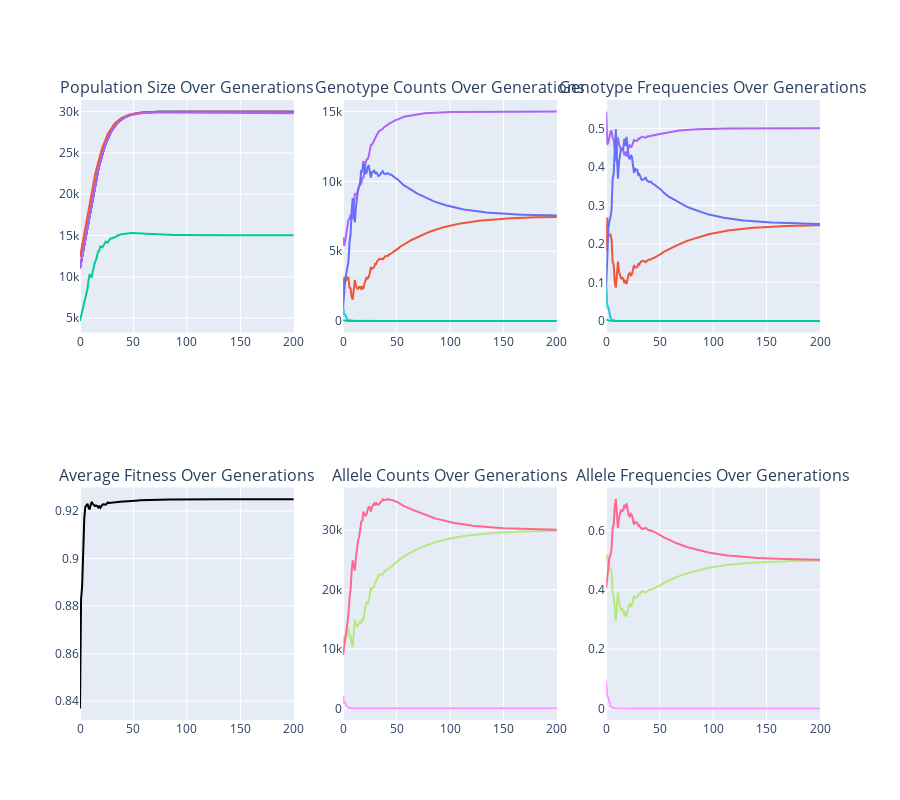

Here is the notebook cell this chart was saved with:
### Code cell
# 1 locus, 3 alleles each (Not HW equilibrium)

generations=200
growth_rate=0.1
drift=0.1
carrying_capacity = 30000
bottleneck_yr=None
bottleneck_pop=500
covariance=0
small_pop_inbreeding=0

genotype_data = {
    (('A1', 'A1'),): {'male' : 1000, 'female' : 1000, 'fitness' : 0.9 },
    (('A1', 'A2'),): {'male' : 3000, 'female' : 3000, 'fitness' : 0.95},
    (('A1', 'A3'),): {'male' : 500,  'female' : 500,  'fitness' : 0.2 }, 
    (('A2', 'A2'),): {'male' : 500,  'female' : 500,  'fitness' : 0.9 },
    (('A2', 'A3'),): {'male' : 500,  'female' : 500,  'fitness' : 0.6 },
    (('A3', 'A3'),): {'male' : 20,   'female' : 20,   'fitness' : 1.0 },
}

mutations=None

pop_gen(
    generations,
    genotype_data,
    growth_rate,
    carrying_capacity,
    drift,
    mutations,
    bottleneck_yr,
    bottleneck_pop,
    covariance,
    small_pop_inbreeding
)

### Figure 1 — Plotly figure (JSON) as saved in the notebook; plotly's stock layout.template omitted (floating-point values rounded to 4 significant figures; data arrays with more than 128 entries replaced by an {"elided": "..."} marker saying what was removed)
{"data": [{"hoverinfo": "text", "line": {"color": "black"}, "mode": "lines", "name": "N", "showlegend": false, "text": {"elided": "201 str values"}, "type": "scatter", "x": {"elided": "201 int values"}, "xaxis": "x", "y": {"elided": "201 float values"}, "yaxis": "y"}, {"hoverinfo": "text", "line": {"color": "#636EFA"}, "mode": "lines", "name": "Ne (Sex Ratios)", "showlegend": false, "text": {"elided": "201 str values"}, "type": "scatter", "x": {"elided": "201 int values"}, "xaxis": "x", "y": {"elided": "201 float values"}, "yaxis": "y"}, {"hoverinfo": "text", "line": {"color": "#EF553B"}, "mode": "lines", "name": "Ne (Size Variation)", "showlegend": false, "text": {"elided": "196 str values"}, "type": "scatter", "x": {"elided": "196 int values"}, "xaxis": "x", "y": {"elided": "196 float values"}, "yaxis": "y"}, {"hoverinfo": "text", "line": {"color": "#00CC96"}, "mode": "lines", "name": "Ne (Allele Variation)", "showlegend": false, "text": {"elided": "201 str values"}, "type": "scatter", "x": {"elided": "201 int values"}, "xaxis": "x", "y": {"elided": "201 float values"}, "yaxis": "y"}, {"hoverinfo": "text", "line": {"color": "#AB63FA"}, "mode": "lines", "name": "Ne (Inbreeding)", "showlegend": false, "text": {"elided": "201 str values"}, "type": "scatter", "x": {"elided": "201 int values"}, "xaxis": "x", "y": {"elided": "201 float values"}, "yaxis": "y"}, {"hoverinfo": "text", "line": {"color": "#EF553B"}, "mode": "lines", "name": "A1A1", "showlegend": false, "text": {"elided": "201 str values"}, "type": "scatter", "x": {"elided": "201 int values"}, "xaxis": "x2", "y": {"elided": "201 int values"}, "yaxis": "y2"}, {"hoverinfo": "text", "line": {"color": "#AB63FA"}, "mode": "lines", "name": "A1A2", "showlegend": false, "text": {"elided": "201 str values"}, "type": "scatter", "x": {"elided": "201 int values"}, "xaxis": "x2", "y": {"elided": "201 int values"}, "yaxis": "y2"}, {"hoverinfo": "text", "line": {"color": "#FFA15A"}, "mode": "lines", "name": "A1A3", "showlegend": false, "text": {"elided": "201 str values"}, "type": "scatter", "x": {"elided": "201 int values"}, "xaxis": "x2", "y": {"elided": "201 int values"}, "yaxis": "y2"}, {"hoverinfo": "text", "line": {"color": "#636EFA"}, "mode": "lines", "name": "A2A2", "showlegend": false, "text": {"elided": "201 str values"}, "type": "scatter", "x": {"elided": "201 int values"}, "xaxis": "x2", "y": {"elided": "201 int values"}, "yaxis": "y2"}, {"hoverinfo": "text", "line": {"color": "#19D3F3"}, "mode": "lines", "name": "A2A3", "showlegend": false, "text": {"elided": "201 str values"}, "type": "scatter", "x": {"elided": "201 int values"}, "xaxis": "x2", "y": {"elided": "201 int values"}, "yaxis": "y2"}, {"hoverinfo": "text", "line": {"color": "#00CC96"}, "mode": "lines", "name": "A3A3", "showlegend": false, "text": {"elided": "201 str values"}, "type": "scatter", "x": {"elided": "201 int values"}, "xaxis": "x2", "y": {"elided": "201 int values"}, "yaxis": "y2"}, {"hoverinfo": "text", "line": {"color": "#EF553B"}, "mode": "lines", "name": "A1A1", "showlegend": false, "text": {"elided": "201 str values"}, "type": "scatter", "x": {"elided": "201 int values"}, "xaxis": "x3", "y": {"elided": "201 float values"}, "yaxis": "y3"}, {"hoverinfo": "text", "line": {"color": "#AB63FA"}, "mode": "lines", "name": "A1A2", "showlegend": false, "text": {"elided": "201 str values"}, "type": "scatter", "x": {"elided": "201 int values"}, "xaxis": "x3", "y": {"elided": "201 float values"}, "yaxis": "y3"}, {"hoverinfo": "text", "line": {"color": "#FFA15A"}, "mode": "lines", "name": "A1A3", "showlegend": false, "text": {"elided": "201 str values"}, "type": "scatter", "x": {"elided": "201 int values"}, "xaxis": "x3", "y": {"elided": "201 float values"}, "yaxis": "y3"}, {"hoverinfo": "text", "line": {"color": "#636EFA"}, "mode": "lines", "name": "A2A2", "showlegend": false, "text": {"elided": "201 str values"}, "type": "scatter", "x": {"elided": "201 int values"}, "xaxis": "x3", "y": {"elided": "201 float values"}, "yaxis": "y3"}, {"hoverinfo": "text", "line": {"color": "#19D3F3"}, "mode": "lines", "name": "A2A3", "showlegend": false, "text": {"elided": "201 str values"}, "type": "scatter", "x": {"elided": "201 int values"}, "xaxis": "x3", "y": {"elided": "201 float values"}, "yaxis": "y3"}, {"hoverinfo": "text", "line": {"color": "#00CC96"}, "mode": "lines", "name": "A3A3", "showlegend": false, "text": {"elided": "201 str values"}, "type": "scatter", "x": {"elided": "201 int values"}, "xaxis": "x3", "y": {"elided": "201 float values"}, "yaxis": "y3"}, {"hoverinfo": "text", "line": {"color": "black"}, "mode": "lines", "name": "Average Fitness", "showlegend": false, "text": {"elided": "201 str values"}, "type": "scatter", "x": {"elided": "201 int values"}, "xaxis": "x4", "y": {"elided": "201 float values"}, "yaxis": "y4"}, {"hoverinfo": "text", "line": {"color": "#B6E880"}, "mode": "lines", "name": "A1", "showlegend": false, "text": {"elided": "201 str values"}, "type": "scatter", "x": {"elided": "201 int values"}, "xaxis": "x5", "y": {"elided": "201 int values"}, "yaxis": "y5"}, {"hoverinfo": "text", "line": {"color": "#FF6692"}, "mode": "lines", "name": "A2", "showlegend": false, "text": {"elided": "201 str values"}, "type": "scatter", "x": {"elided": "201 int values"}, "xaxis": "x5", "y": {"elided": "201 int values"}, "yaxis": "y5"}, {"hoverinfo": "text", "line": {"color": "#FF97FF"}, "mode": "lines", "name": "A3", "showlegend": false, "text": {"elided": "201 str values"}, "type": "scatter", "x": {"elided": "201 int values"}, "xaxis": "x5", "y": {"elided": "201 int values"}, "yaxis": "y5"}, {"hoverinfo": "text", "line": {"color": "#B6E880"}, "mode": "lines", "name": "A1", "showlegend": false, "text": {"elided": "201 str values"}, "type": "scatter", "x": {"elided": "201 int values"}, "xaxis": "x6", "y": {"elided": "201 float values"}, "yaxis": "y6"}, {"hoverinfo": "text", "line": {"color": "#FF6692"}, "mode": "lines", "name": "A2", "showlegend": false, "text": {"elided": "201 str values"}, "type": "scatter", "x": {"elided": "201 int values"}, "xaxis": "x6", "y": {"elided": "201 float values"}, "yaxis": "y6"}, {"hoverinfo": "text", "line": {"color": "#FF97FF"}, "mode": "lines", "name": "A3", "showlegend": false, "text": {"elided": "201 str values"}, "type": "scatter", "x": {"elided": "201 int values"}, "xaxis": "x6", "y": {"elided": "201 float values"}, "yaxis": "y6"}], "layout": {"annotations": [{"font": {"size": 16}, "showarrow": false, "text": "Population Size Over Generations", "x": 0.1444, "xanchor": "center", "xref": "paper", "y": 1, "yanchor": "bottom", "yref": "paper"}, {"font": {"size": 16}, "showarrow": false, "text": "Genotype Counts Over Generations", "x": 0.5, "xanchor": "center", "xref": "paper", "y": 1, "yanchor": "bottom", "yref": "paper"}, {"font": {"size": 16}, "showarrow": false, "text": "Genotype Frequencies Over Generations", "x": 0.8556, "xanchor": "center", "xref": "paper", "y": 1, "yanchor": "bottom", "yref": "paper"}, {"font": {"size": 16}, "showarrow": false, "text": "Average Fitness Over Generations", "x": 0.1444, "xanchor": "center", "xref": "paper", "y": 0.375, "yanchor": "bottom", "yref": "paper"}, {"font": {"size": 16}, "showarrow": false, "text": "Allele Counts Over Generations", "x": 0.5, "xanchor": "center", "xref": "paper", "y": 0.375, "yanchor": "bottom", "yref": "paper"}, {"font": {"size": 16}, "showarrow": false, "text": "Allele Frequencies Over Generations", "x": 0.8556, "xanchor": "center", "xref": "paper", "y": 0.375, "yanchor": "bottom", "yref": "paper"}], "height": 800, "hovermode": "closest", "xaxis": {"anchor": "y", "domain": [0, 0.2889]}, "xaxis2": {"anchor": "y2", "domain": [0.3556, 0.6444]}, "xaxis3": {"anchor": "y3", "domain": [0.7111, 1]}, "xaxis4": {"anchor": "y4", "domain": [0, 0.2889]}, "xaxis5": {"anchor": "y5", "domain": [0.3556, 0.6444]}, "xaxis6": {"anchor": "y6", "domain": [0.7111, 1]}, "yaxis": {"anchor": "x", "domain": [0.625, 1]}, "yaxis2": {"anchor": "x2", "domain": [0.625, 1]}, "yaxis3": {"anchor": "x3", "domain": [0.625, 1]}, "yaxis4": {"anchor": "x4", "domain": [0, 0.375]}, "yaxis5": {"anchor": "x5", "domain": [0, 0.375]}, "yaxis6": {"anchor": "x6", "domain": [0, 0.375]}}}
